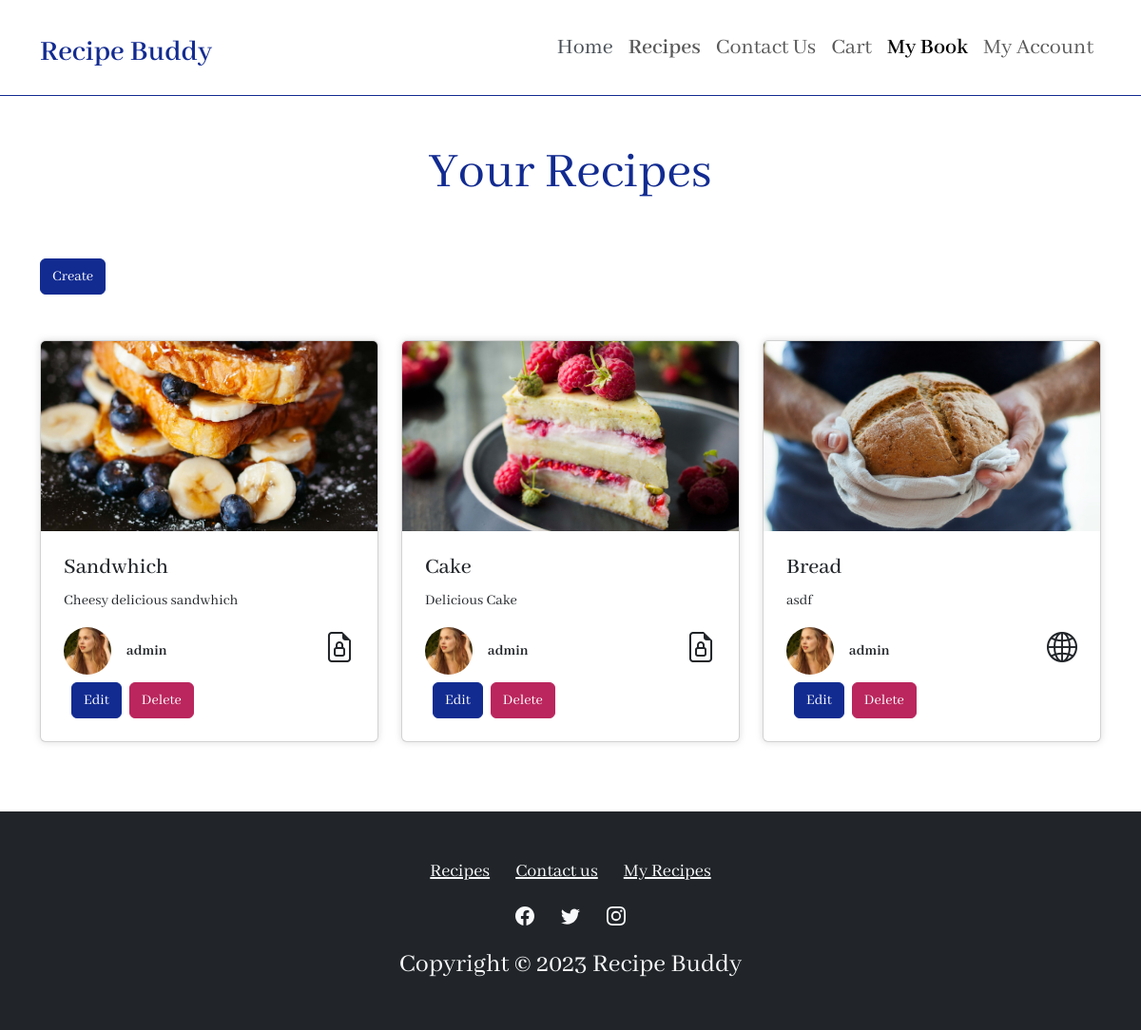
/mybook.php (signed in), run on the app's committed database.
### tables this page shows
CREATE TABLE `recipe` (
  `RecipeID` int(11) NOT NULL,
  `Title` varchar(100) NOT NULL,
  `Description` varchar(400) DEFAULT NULL,
  `RecipeImagePath` varchar(500) NOT NULL,
  `RecipeImageName` varchar(500) NOT NULL,
  `DateCreated` datetime NOT NULL DEFAULT current_timestamp(),
  `isPublic` int(1) NOT NULL
);

CREATE TABLE `users` (
  `UserID` int(11) NOT NULL,
  `Username` varchar(50) NOT NULL,
  `Password` varchar(50) NOT NULL,
  `UserImagePath` varchar(500) NOT NULL,
  `UserImageName` varchar(500) NOT NULL,
  `Contact` varchar(15) DEFAULT NULL
);

### mybook.php (the view, shortened to what this page needs)
<?php
include 'includes/db.php';
$user_id = $_SESSION['userID'];
$sql = "SELECT
        recipe.RecipeID,
        recipe.RecipeImagePath,
        recipe.Title,
        recipe.Description,
        recipe.isPublic,
        users.UserID,
        users.Username,
        users.UserImagePath
        FROM
          `recipe_users`
        JOIN recipe ON recipe_users.RecipeID = recipe.RecipeID
        JOIN users ON recipe_users.UserID = users.UserID
        WHERE users.UserID = $user_id";
$result = mysqli_query($conn, $sql);
?>
<!DOCTYPE html>
<html data-bs-theme="light" lang="en">
<head>
  <link
    rel="stylesheet"
    href="https://cdn.jsdelivr.net/npm/bootstrap@5.3.3/dist/css/bootstrap.min.css" />
  <link rel="stylesheet" href="assets/css/styles.min.css" />
  <link rel="stylesheet" href="https://cdn.jsdelivr.net/npm/bootstrap-icons@1.11.3/font/bootstrap-icons.min.css">
</head>
<body style="font-family: 'Abhaya Libre', serif">
  <nav
    class="navbar navbar-expand-md sticky-top bg-body py-3"
    style="
        background: var(--bs-primary);
        border-bottom: 1px solid var(--bs-primary);
      ">
    <div class="container">
      <a class="navbar-brand d-flex align-items-center" href="index.php"><span
          class="fs-2 fw-semibold"
          style="color: var(--bs-primary); padding-top: 10px">Recipe Buddy</span></a>
      <div class="collapse navbar-collapse" id="navcol-2">
        <ul class="navbar-nav ms-auto">
          <li class="nav-item">
            <a
              class="nav-link fs-4"
              href="index.php"
              style="
                  border-bottom-color: var(--bs-primary-text-emphasis);
                  color: var(--bs-dark-text-emphasis);
                ">Home</a>
          </li>
          <li class="nav-item">
            <a class="nav-link fs-4 fw-semibold" href="recipes.php">Recipes</a>
          </li>
          <li class="nav-item">
            <a class="nav-link fs-4" href="contactus.php">Contact Us</a>
          </li>
          <?php
          if (isset($_SESSION['Username']) && $_SESSION['loggedin'] == true) {
            echo '<li class="nav-item"><a class="nav-link fs-4" href="cart.php">Cart</a></li>';
            echo '<li class="nav-item"><a class="nav-link fs-4 active fw-semibold" href="mybook.php">My Book</a></li>';
            echo '<li class="nav-item"><a class="nav-link fs-4" href="account.php">My Account</a></li>';
          } else {
            echo '<a class="btn btn-primary fs-4 ms-md-2" role="button" href="login.php" style="border-radius: 8px">Login</a>';
          }
          ?>
        </ul>
      </div>
    </div>
  </nav>
  <div class="container py-4 py-xl-5">
    <div class="row mb-5">
      <div class="col-md-8 col-xl-6 text-center mx-auto">
        <h1 class="display-4" style="color: var(--bs-primary)">
          Your Recipes
        </h1>
      </div>
    </div>
    <div class="row mb-5 flex-row justify-content-end align-content-end">
      <div class="flex-column justify-content-end align-content-end">
        <a href="createrecipe.php" class="btn btn-primary">Create</a>
      </div>
    </div>
    <?php if ($result->num_rows == 0): ?>
      <h1 class="display-4 text-danger">Nothing delicious yet, How about create one</h1>
    <?php else: ?>
      <div
        class="row gy-4 row-cols-1 row-cols-md-2 row-cols-xl-3"
        style="margin-bottom: 25px">
        <?php while ($row = mysqli_fetch_assoc($result)): ?>
          <div class="col">
            <div
              class="card"
              style="box-shadow: 0px 0px 6px 1px rgba(225, 225, 225, 0.9)">
              <a href="showrecipe.php?id=<?php echo $row['RecipeID'] ?>">
                <img
                  class="card-img-top w-100 d-block fit-cover"
                  style="height: 200px"
                  src="<?php echo $row['RecipeImagePath']; ?>"
                  alt="<?php echo $row['Title']; ?>" />
              </a>
              <div class="card-body p-4">
                <h4 class="card-title"><?php echo $row['Title']; ?></h4>
                <p class="card-text overflow-hidden">
                  <?php echo $row['Description']; ?>
                </p>
                <div class="d-flex justify-content-between">
                  <div class="d-flex">
                    <img
                      class="rounded-circle flex-shrink-0 me-3 fit-cover"
                      width="50"
                      height="50"
                      src="<?php echo $row['UserImagePath']; ?>" />
                    <div class="d-flex align-items-center">
                      <p class="fw-bold mb-0"><?php echo $row['Username']; ?></p>
                    </div>
                  </div>
                  <div class="d-flex align-items-center">
                    <?php
                      if($row['isPublic']== 1){
                        echo '<i class="bi bi-globe2 fs-2"></i>';
                      }
                      else{
                      echo '<i class="bi bi-file-earmark-lock fs-2"></i>';
                      }
                    ?>
                  </div>
                </div>
                <div class="d-flex mt-2">
                  <a href="editrecipe.php?id=<?php echo $row['RecipeID'] ?>" class="btn btn-primary mx-2">Edit</a>
                  <a href="deleterecipe.php?id=<?php echo $row['RecipeID'] ?>" onclick="alert('Do you Really want to delete this delicious recipe?')" class="btn btn-danger">Delete</a>
                </div>
              </div>
            </div>
          </div>
        <?php endwhile; ?>
      </div>
    <?php endif; ?>
  </div>
  <footer class="text-center bg-dark">
    <div class="container text-white py-4 py-lg-5">
      <ul class="list-inline">
        <li class="list-inline-item me-4">
          <a class="fs-5 link-light" href="recipes.php">Recipes</a>
        </li>
        <li class="list-inline-item fs-5 me-4">
          <a class="fs-5 link-light" href="contactus.php">Contact us</a>
        </li>
        <li class="list-inline-item fs-5">
          <a class="fs-5 link-light" href="mybook.php">My Recipes</a>
        </li>
      </ul>
      <ul class="list-inline fs-5">
        <li class="list-inline-item fs-5 me-4">
        </li>
        <li class="list-inline-item fs-5 me-4">
        </li>
        <li class="list-inline-item fs-5">
        </li>
      </ul>
      <p class="fs-3 mb-0" style="color: var(--bs-tertiary-bg)">
        Copyright © 2023 Recipe Buddy
      </p>
    </div>
  </footer>
</body>
</html>

### data on the page
recipe: RecipeImagePath (picture), Title "Sandwhich", Description "Cheesy delicious sandwhich", users.Username "admin", isPublic 0 (drawn)
recipe: RecipeImagePath (picture), Title "Cake", Description "Delicious Cake", users.Username "admin", isPublic 0 (drawn)
recipe: RecipeImagePath (picture), Title "Bread", Description "asdf", users.Username "admin", isPublic 1 (drawn)
